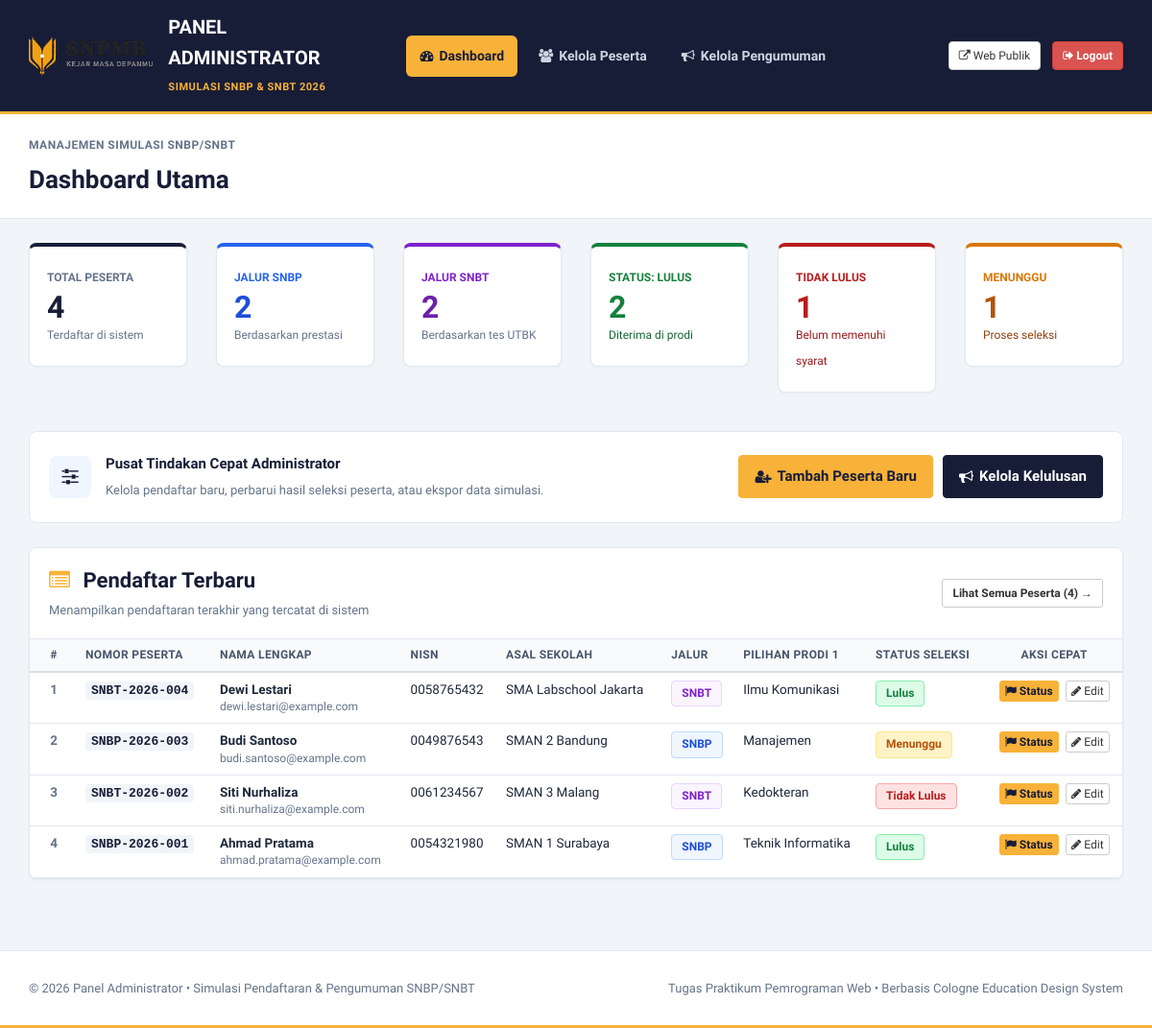
/admin/index.php (signed in), run on the app's committed database.
### tables this page shows
CREATE TABLE `peserta` (
  `id` INT AUTO_INCREMENT PRIMARY KEY,
  `nomor_peserta` VARCHAR(30) NOT NULL UNIQUE,
  `nama_lengkap` VARCHAR(120) NOT NULL,
  `nisn` VARCHAR(15) NOT NULL,
  `asal_sekolah` VARCHAR(150) NOT NULL,
  `email` VARCHAR(100) NOT NULL,
  `jalur_seleksi` ENUM('SNBP', 'SNBT') NOT NULL,
  `pilihan_1` VARCHAR(100) NOT NULL,
  `pilihan_2` VARCHAR(100) NOT NULL,
  `status_hasil` ENUM('Menunggu', 'Lulus', 'Tidak Lulus') DEFAULT 'Menunggu',
  `prodi_diterima` VARCHAR(100) DEFAULT NULL,
  `pesan_hasil` TEXT DEFAULT NULL,
  `created_at` TIMESTAMP DEFAULT CURRENT_TIMESTAMP
);

### includes/functions.php (called while the page is built, shortened)
<?php
function getAllPeserta($search = '', $jalur = '') {
    $pdo = getDatabaseConnection();
    $sql = "SELECT * FROM peserta WHERE 1=1";
    $params = [];
    $sql .= " ORDER BY id DESC";
    $stmt = $pdo->prepare($sql);
    $stmt->execute($params);
    return $stmt->fetchAll();
}
function getStatistikPeserta() {
    $pdo = getDatabaseConnection();
    $total = (int)$pdo->query("SELECT COUNT(*) FROM peserta")->fetchColumn();
    $snbp = (int)$pdo->query("SELECT COUNT(*) FROM peserta WHERE jalur_seleksi = 'SNBP'")->fetchColumn();
    $snbt = (int)$pdo->query("SELECT COUNT(*) FROM peserta WHERE jalur_seleksi = 'SNBT'")->fetchColumn();
    $lulus = (int)$pdo->query("SELECT COUNT(*) FROM peserta WHERE status_hasil = 'Lulus'")->fetchColumn();
    $tidak_lulus = (int)$pdo->query("SELECT COUNT(*) FROM peserta WHERE status_hasil = 'Tidak Lulus'")->fetchColumn();
    $menunggu = (int)$pdo->query("SELECT COUNT(*) FROM peserta WHERE status_hasil = 'Menunggu'")->fetchColumn();
    return [
        'total' => $total,
        'snbp' => $snbp,
        'snbt' => $snbt,
        'lulus' => $lulus,
        'tidak_lulus' => $tidak_lulus,
        'menunggu' => $menunggu
    ];
}

### admin/index.php (the view, shortened to what this page needs)
<?php
require_once __DIR__ . '/../includes/functions.php';
$stats = getStatistikPeserta();
$recent_peserta = array_slice(getAllPeserta(), 0, 8);
require_once __DIR__ . '/header.php';
?>
<div class="container-fluid" style="padding: 0 30px;">
    <div class="row" style="margin-bottom: 25px;">
        <div class="col-md-2 col-sm-4 col-xs-6" style="margin-bottom: 15px;">
            <div style="background:#FFFFFF; border:1px solid #E2E8F0; border-top:4px solid #181D37; border-radius:8px; padding:18px; box-shadow:0 1px 3px rgba(0,0,0,0.04);">
                <span style="font-size:12px; color:#64748B; font-weight:700; text-transform:uppercase;">Total Peserta</span>
                <div style="font-size:32px; font-weight:700; color:#181D37; font-family:'Rasa',serif; margin-top:4px;">
                    <?php echo $stats['total']; ?>
                </div>
                <div style="font-size:12px; color:#64748B; margin-top:2px;">Terdaftar di sistem</div>
            </div>
        </div>
        <div class="col-md-2 col-sm-4 col-xs-6" style="margin-bottom: 15px;">
            <div style="background:#FFFFFF; border:1px solid #E2E8F0; border-top:4px solid #2563EB; border-radius:8px; padding:18px; box-shadow:0 1px 3px rgba(0,0,0,0.04);">
                <span style="font-size:12px; color:#2563EB; font-weight:700; text-transform:uppercase;">Jalur SNBP</span>
                <div style="font-size:32px; font-weight:700; color:#1D4ED8; font-family:'Rasa',serif; margin-top:4px;">
                    <?php echo $stats['snbp']; ?>
                </div>
                <div style="font-size:12px; color:#64748B; margin-top:2px;">Berdasarkan prestasi</div>
            </div>
        </div>
        <div class="col-md-2 col-sm-4 col-xs-6" style="margin-bottom: 15px;">
            <div style="background:#FFFFFF; border:1px solid #E2E8F0; border-top:4px solid #7E22CE; border-radius:8px; padding:18px; box-shadow:0 1px 3px rgba(0,0,0,0.04);">
                <span style="font-size:12px; color:#7E22CE; font-weight:700; text-transform:uppercase;">Jalur SNBT</span>
                <div style="font-size:32px; font-weight:700; color:#6B21A8; font-family:'Rasa',serif; margin-top:4px;">
                    <?php echo $stats['snbt']; ?>
                </div>
                <div style="font-size:12px; color:#64748B; margin-top:2px;">Berdasarkan tes UTBK</div>
            </div>
        </div>
        <div class="col-md-2 col-sm-4 col-xs-6" style="margin-bottom: 15px;">
            <div style="background:#FFFFFF; border:1px solid #E2E8F0; border-top:4px solid #15803D; border-radius:8px; padding:18px; box-shadow:0 1px 3px rgba(0,0,0,0.04);">
                <span style="font-size:12px; color:#15803D; font-weight:700; text-transform:uppercase;">Status: Lulus</span>
                <div style="font-size:32px; font-weight:700; color:#15803D; font-family:'Rasa',serif; margin-top:4px;">
                    <?php echo $stats['lulus']; ?>
                </div>
                <div style="font-size:12px; color:#166534; margin-top:2px;">Diterima di prodi</div>
            </div>
        </div>
        <div class="col-md-2 col-sm-4 col-xs-6" style="margin-bottom: 15px;">
            <div style="background:#FFFFFF; border:1px solid #E2E8F0; border-top:4px solid #B91C1C; border-radius:8px; padding:18px; box-shadow:0 1px 3px rgba(0,0,0,0.04);">
                <span style="font-size:12px; color:#B91C1C; font-weight:700; text-transform:uppercase;">Tidak Lulus</span>
                <div style="font-size:32px; font-weight:700; color:#B91C1C; font-family:'Rasa',serif; margin-top:4px;">
                    <?php echo $stats['tidak_lulus']; ?>
                </div>
                <div style="font-size:12px; color:#991B1B; margin-top:2px;">Belum memenuhi syarat</div>
            </div>
        </div>
        <div class="col-md-2 col-sm-4 col-xs-6" style="margin-bottom: 15px;">
            <div style="background:#FFFFFF; border:1px solid #E2E8F0; border-top:4px solid #D97706; border-radius:8px; padding:18px; box-shadow:0 1px 3px rgba(0,0,0,0.04);">
                <span style="font-size:12px; color:#D97706; font-weight:700; text-transform:uppercase;">Menunggu</span>
                <div style="font-size:32px; font-weight:700; color:#B45309; font-family:'Rasa',serif; margin-top:4px;">
                    <?php echo $stats['menunggu']; ?>
                </div>
                <div style="font-size:12px; color:#92400E; margin-top:2px;">Proses seleksi</div>
            </div>
        </div>
    </div>
    <div class="row" style="margin-bottom: 25px;">
        <div class="col-md-12">
            <div style="background:#FFFFFF; border:1px solid #E2E8F0; border-radius:8px; padding:20px; display:flex; align-items:center; justify-content:space-between; flex-wrap:wrap; gap:14px;">
                <div style="display:flex; align-items:center; gap:15px;">
                    <div style="width:44px; height:44px; background:#EFF6FF; border-radius:8px; display:flex; align-items:center; justify-content:center;">
                        <i class="fa fa-sliders" style="color:#181D37; font-size:20px;"></i>
                    </div>
                    <div>
                        <strong style="color:#181D37; font-size:15px; display:block;">Pusat Tindakan Cepat Administrator</strong>
                        <span style="font-size:13px; color:#64748B;">Kelola pendaftar baru, perbarui hasil seleksi peserta, atau ekspor data simulasi.</span>
                    </div>
                </div>
                <div style="display:inline-flex; gap:10px; flex-wrap:wrap;">
                    <a href="peserta.php?action=tambah" class="btn-admin-warning">
                        <i class="fa fa-user-plus"></i> Tambah Peserta Baru
                    </a>
                    <a href="pengumuman.php" class="btn-admin-primary">
                        <i class="fa fa-bullhorn"></i> Kelola Kelulusan
                    </a>
                </div>
            </div>
        </div>
    </div>
    <div class="admin-card">
        <div class="admin-card-header">
            <div>
                <h3><i class="fa fa-list-alt" style="color:#F8B239; margin-right:8px;"></i> Pendaftar Terbaru</h3>
                <span style="font-size:13px; color:#64748B;">Menampilkan pendaftaran terakhir yang tercatat di sistem</span>
            </div>
            <a href="peserta.php" class="btn btn-sm btn-default" style="font-weight:600;">
                Lihat Semua Peserta (<?php echo $stats['total']; ?>) &rarr;
            </a>
        </div>
        <div class="admin-card-body" style="padding:0;">
            <div class="table-responsive">
                <table class="table table-admin">
                    <thead>
                        <tr>
                            <th style="width:50px; text-align:center;">#</th>
                            <th>Nomor Peserta</th>
                            <th>Nama Lengkap</th>
                            <th>NISN</th>
                            <th>Asal Sekolah</th>
                            <th>Jalur</th>
                            <th>Pilihan Prodi 1</th>
                            <th>Status Seleksi</th>
                            <th style="text-align:center;">Aksi Cepat</th>
                        </tr>
                    </thead>
                    <tbody>
                        <?php if (empty($recent_peserta)): ?>
                            <tr>
                                <td colspan="9" style="text-align:center; padding:30px; color:#64748B;">
                                    Belum ada data pendaftar simulasi yang tercatat.
                                </td>
                            </tr>
                        <?php else: ?>
                            <?php $no = 1; foreach ($recent_peserta as $p): ?>
                                <tr>
                                    <td style="text-align:center; color:#64748B; font-weight:600;"><?php echo $no++; ?></td>
                                    <td>
                                        <code style="font-size:13px; font-weight:700; color:#181D37; background:#F1F5F9; padding:2px 6px; border-radius:4px;">
                                            <?php echo htmlspecialchars($p['nomor_peserta']); ?>
                                        </code>
                                    </td>
                                    <td>
                                        <strong><?php echo htmlspecialchars($p['nama_lengkap']); ?></strong>
                                        <div style="font-size:12px; color:#64748B;"><?php echo htmlspecialchars($p['email']); ?></div>
                                    </td>
                                    <td><?php echo htmlspecialchars($p['nisn']); ?></td>
                                    <td><?php echo htmlspecialchars($p['asal_sekolah']); ?></td>
                                    <td>
                                        <span class="badge-status <?php echo ($p['jalur_seleksi'] === 'SNBP') ? 'badge-snbp' : 'badge-snbt'; ?>">
                                            <?php echo htmlspecialchars($p['jalur_seleksi']); ?>
                                        </span>
                                    </td>
                                    <td><?php echo htmlspecialchars($p['pilihan_1']); ?></td>
                                    <td>
                                        <?php
                                        $st = $p['status_hasil'] ?? 'Menunggu';
                                        $cls = 'badge-menunggu';
                                        if ($st === 'Lulus') $cls = 'badge-lulus';
                                        elseif ($st === 'Tidak Lulus') $cls = 'badge-tidak-lulus';
                                        ?>
                                        <span class="badge-status <?php echo $cls; ?>">
                                            <?php echo htmlspecialchars($st); ?>
                                        </span>
                                    </td>
                                    <td style="text-align:center; white-space:nowrap;">
                                        <a href="pengumuman.php?edit_id=<?php echo $p['id']; ?>" class="btn btn-xs btn-warning" title="Ubah Status Kelulusan" style="background:#F8B239; color:#181D37; border-color:#F8B239; font-weight:700; margin-right:4px;">
                                            <i class="fa fa-flag"></i> Status
                                        </a>
                                        <a href="peserta.php?action=edit&id=<?php echo $p['id']; ?>" class="btn btn-xs btn-default" title="Edit Data Peserta" style="border-radius:3px;">
                                            <i class="fa fa-pencil"></i> Edit
                                        </a>
                                    </td>
                                </tr>
                            <?php endforeach; ?>
                        <?php endif; ?>
                    </tbody>
                </table>
            </div>
        </div>
    </div>
</div>
<?php require_once __DIR__ . '/footer.php'; ?>

### admin/header.php (style rules this page uses)
body { background-color: #F1F5F9; font-family: 'Assistant', sans-serif; color: #1E293B; }
.admin-card { background: #FFFFFF; border: 1px solid #E2E8F0; border-radius: 8px; box-shadow: 0 1px 3px rgba(0, 0, 0, 0.05); margin-bottom: 24px; overflow: hidden; }
.admin-card-header { padding: 16px 20px; border-bottom: 1px solid #E2E8F0; background: #FFFFFF; display: flex; justify-content: space-between; align-items: center; }
.admin-card-header h3 { margin: 0; font-family: 'Rasa', serif; font-size: 22px; color: #181D37; font-weight: 700; }
.admin-card-body { padding: 20px; }
.table-admin { width: 100%; margin-bottom: 0; font-size: 13.5px; }
.table-admin th { background-color: #F8FAFC; color: #475569; font-weight: 700; text-transform: uppercase; font-size: 12px; letter-spacing: 0.03em; padding: 12px 14px; border-bottom: 2px solid #CBD5E1; }
.table-admin td { padding: 12px 14px; vertical-align: middle; border-bottom: 1px solid #E2E8F0; }
.badge-status { display: inline-block; padding: 4px 10px; border-radius: 4px; font-size: 12px; font-weight: 700; text-align: center; }
.badge-lulus { background-color: #DCFCE7; color: #15803D; border: 1px solid #86EFAC; }
.badge-tidak-lulus { background-color: #FEE2E2; color: #B91C1C; border: 1px solid #FCA5A5; }
.badge-menunggu { background-color: #FEF3C7; color: #B45309; border: 1px solid #FDE68A; }
.badge-snbp { background-color: #EFF6FF; color: #1D4ED8; border: 1px solid #BFDBFE; }
.badge-snbt { background-color: #FAF5FF; color: #7E22CE; border: 1px solid #E9D5FF; }
.btn-admin-primary { background-color: #181D37; color: #FFFFFF !important; border: 1px solid #181D37; font-weight: 600; border-radius: 4px; padding: 8px 16px; transition: all 0.2s ease; display: inline-flex; align-items: center; gap: 6px; text-decoration: none !important; }
.btn-admin-warning { background-color: #F8B239; color: #181D37 !important; border: 1px solid #F8B239; font-weight: 700; border-radius: 4px; padding: 8px 16px; transition: all 0.2s ease; display: inline-flex; align-items: center; gap: 6px; text-decoration: none !important; }

### data on the page
peserta: nomor_peserta "SNBT-2026-004", nama_lengkap "Dewi Lestari", email "dewi.lestari@example.com", nisn "0058765432", asal_sekolah "SMA Labschool Jakarta", jalur_seleksi "SNBT", pilihan_1 "Ilmu Komunikasi", status_hasil "Lulus"
peserta: nomor_peserta "SNBP-2026-003", nama_lengkap "Budi Santoso", email "budi.santoso@example.com", nisn "0049876543", asal_sekolah "SMAN 2 Bandung", jalur_seleksi "SNBP", pilihan_1 "Manajemen", status_hasil "Menunggu"
peserta: nomor_peserta "SNBT-2026-002", nama_lengkap "Siti Nurhaliza", email "siti.nurhaliza@example.com", nisn "0061234567", asal_sekolah "SMAN 3 Malang", jalur_seleksi "SNBT", pilihan_1 "Kedokteran", status_hasil "Tidak Lulus"
peserta: nomor_peserta "SNBP-2026-001", nama_lengkap "Ahmad Pratama", email "ahmad.pratama@example.com", nisn "0054321980", asal_sekolah "SMAN 1 Surabaya", jalur_seleksi "SNBP", pilihan_1 "Teknik Informatika", status_hasil "Lulus"

### other printed values
$admin_heading "Dashboard Utama"
$stats['total'] "4"
$stats['snbp'] "2"
$stats['snbt'] "2"
$stats['lulus'] "2"
$stats['tidak_lulus'] "1"
$stats['menunggu'] "1"
